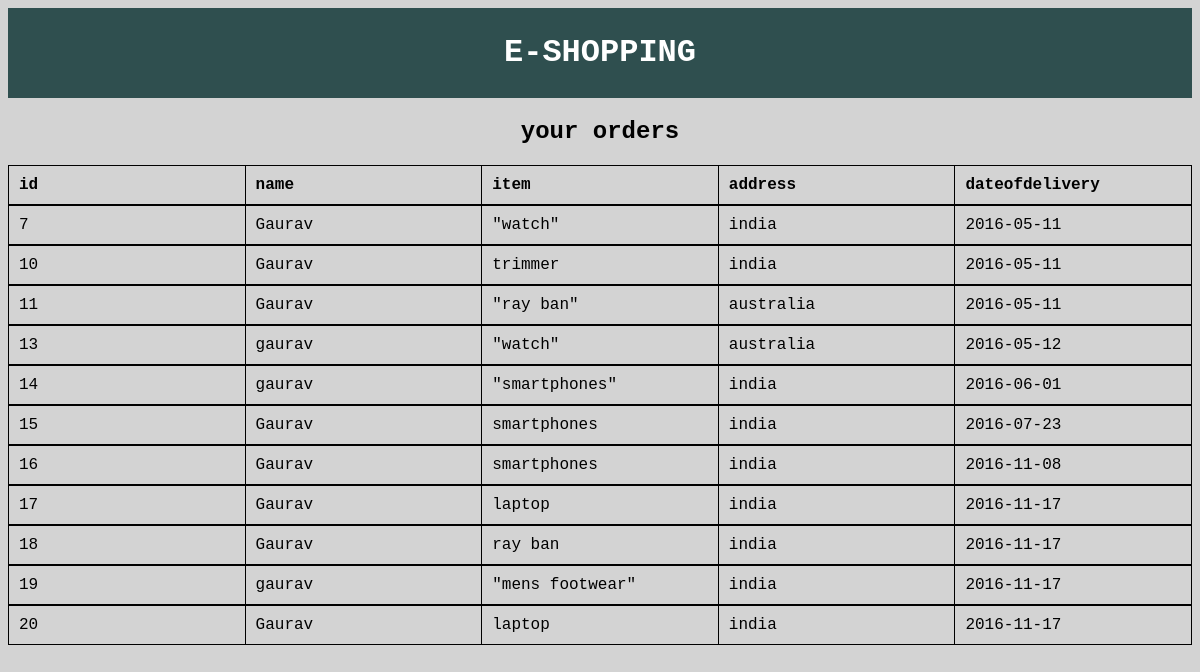
Page /orders.php (signed in) on the committed database.
### tables this page shows
CREATE TABLE IF NOT EXISTS `shipping` (
  `id` int(11) NOT NULL AUTO_INCREMENT,
  `customerName` varchar(20) NOT NULL,
  `item` varchar(30) NOT NULL,
  `address` varchar(30) NOT NULL,
  `dateofdelivery` date NOT NULL,
  PRIMARY KEY (`id`)
);

### orders.php (the view, shortened to what this page needs)
<?php
if(@$_SESSION['admin']){
$extract = @mysql_query("SELECT * FROM shipping") or die(mysql_error());
?>
<!DOCTYPE html>
<html>
<head>
<style>
	body{
	text-align:center;
	font-family:courier;
	background-color:lightgray;
	}
	#header{
	background-color:#2F4F4F;
    	color:white;
    	text-align:center;
    	padding:5px;
	}
	#form1{
	font-size:20px;
	}
	select
	{
			width: 400px;
    		padding: 12px 20px;
			margin: 8px 0;
    		display: inline-block;
    		border: 1px solid #00cc66;
    		border-radius: 	0px;
    		box-sizing: border-box;
	}
	 input[type=submit] {
    	background-color: #4CAF50;
    	border-radius:10px ;
    	color: white;
    	padding: 10px 20px;
    	text-decoration: none;
    	margin: 10px 5px;
    	cursor: pointer;
}
table, td, th {
    border: 1px solid black;
    text-align: left;
	width:20%;
}
table {
    border-collapse: collapse;
    width: 100%;
}
th, td {
padding: 10px;
width:20%;
}
</style>
</head>
<body>
<div id="header">
<h1>E-SHOPPING</h1>
</div>
<h2>pending orders</h2>
<table>
<tr>
<th>id</th>
<th>name </th>
<th>item</th>
<th>address</th>
<th>dateofdelivery</th>
</tr>
</table>
<?php
	while($row = mysql_fetch_assoc($extract))
	{
?>
<html>
<body>
<table>
<tr>
<td><?php echo $row['id'];?></td>
<td><?php echo $row['customerName'];?></td>
<td><?php echo $row['item'];?></td>
<td><?php echo $row['address'];?></td>
<td><?php echo $row['dateofdelivery'];?></td>
</tr>
</table>
</body>
</html>
<?php
	}
}
	else{
		if(@$_SESSION['username']){
			$name1=$_SESSION['username'];
			$extract = @mysql_query("SELECT * FROM shipping WHERE customerName='$name1'") or die(mysql_error());
?>
<!DOCTYPE html>
<html>
<head>
</head>
<body>
<div id="header">
<h1>E-SHOPPING</h1>
</div>
<h2>your orders</h2>
<table>
<tr>
<th>id</th>
<th>name </th>
<th>item</th>
<th>address</th>
<th>dateofdelivery</th>
</tr>
</table>
<?php
	while($row = mysql_fetch_assoc($extract))
	{
?>
<html>
<body>
<table>
<tr>
<td><?php echo $row['id'];?></td>
<td><?php echo $row['customerName'];?></td>
<td><?php echo $row['item'];?></td>
<td><?php echo $row['address'];?></td>
<td><?php echo $row['dateofdelivery'];?></td>
</tr>
</table>
</body>
</html>
<?php
	}
		}
	}
?>

### orders.php (style rules this page uses)
body { text-align:center; font-family:courier; background-color:lightgray; }
#header { background-color:#2F4F4F; color:white; text-align:center; padding:5px; }
table, td, th { border: 1px solid black; text-align: left; width:20%; }
table { border-collapse: collapse; width: 100%; }
th, td { padding: 10px; width:20%; }

### rows in the picture
shipping: id "7", customerName "Gaurav", item "\"watch\"", address "india", dateofdelivery "2016-05-11"
shipping: id "10", customerName "Gaurav", item "trimmer", address "india", dateofdelivery "2016-05-11"
shipping: id "11", customerName "Gaurav", item "\"ray ban\"", address "australia", dateofdelivery "2016-05-11"
shipping: id "13", customerName "gaurav", item "\"watch\"", address "australia", dateofdelivery "2016-05-12"
shipping: id "14", customerName "gaurav", item "\"smartphones\"", address "india", dateofdelivery "2016-06-01"
shipping: id "15", customerName "Gaurav", item "smartphones", address "india", dateofdelivery "2016-07-23"
shipping: id "16", customerName "Gaurav", item "smartphones", address "india", dateofdelivery "2016-11-08"
shipping: id "17", customerName "Gaurav", item "laptop", address "india", dateofdelivery "2016-11-17"
shipping: id "18", customerName "Gaurav", item "ray ban", address "india", dateofdelivery "2016-11-17"
shipping: id "19", customerName "gaurav", item "\"mens footwear\"", address "india", dateofdelivery "2016-11-17"
shipping: id "20", customerName "Gaurav", item "laptop", address "india", dateofdelivery "2016-11-17"
